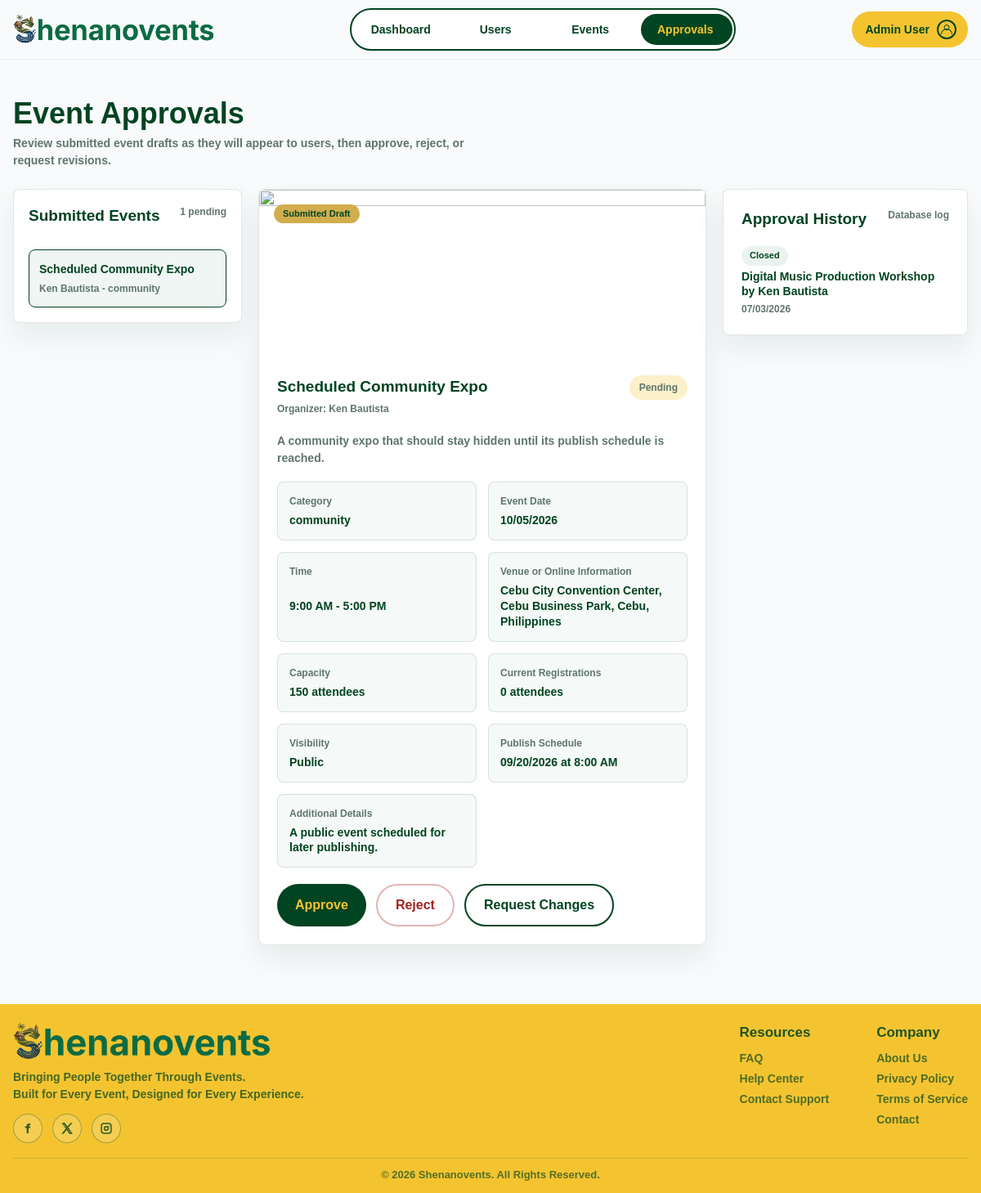
Page /admin/admin-approvals.php (signed in) on the committed database.
### tables this page shows
CREATE TABLE events (
    event_id INT AUTO_INCREMENT PRIMARY KEY,
    event_title VARCHAR(150) NOT NULL,
    event_summary VARCHAR(255) NULL,
    event_description TEXT NOT NULL,
    event_tags VARCHAR(255) NULL,
    event_category VARCHAR(80) NULL,
    event_type VARCHAR(30) NOT NULL DEFAULT 'physical',
    event_location VARCHAR(150) NOT NULL,
    event_country VARCHAR(100) NOT NULL DEFAULT 'Philippines',
    event_province VARCHAR(100) NULL,
    event_city VARCHAR(100) NULL,
    event_address VARCHAR(255) NULL,
    event_venue VARCHAR(150) NULL,
    online_link VARCHAR(255) NULL,
    online_platform VARCHAR(100) NULL,
    event_date DATE NOT NULL,
    event_time TIME NOT NULL,
    event_end_time TIME NULL,
    capacity INT NOT NULL,
    banner_image VARCHAR(255) NULL,
    visibility VARCHAR(30) NOT NULL DEFAULT 'public',
    audience VARCHAR(100) NULL,
    private_access_key VARCHAR(20) NULL UNIQUE,
    publish_date DATE NULL,
    publish_time TIME NULL,
    status VARCHAR(30) NOT NULL DEFAULT 'open',
    created_by INT NOT NULL,
    created_at DATETIME NOT NULL DEFAULT CURRENT_TIMESTAMP,
    CONSTRAINT fk_events_created_by
        FOREIGN KEY (created_by)
        REFERENCES users(user_id)
        ON UPDATE CASCADE
        ON DELETE RESTRICT
);

### includes/admin-event-data.php (called while the page is built, shortened)
<?php
function admin_event_status_label($status)
{
    $status = trim((string) $status);
    return ucwords(str_replace(['_', '-'], ' ', strtolower($status)));
}
function admin_event_format_date($date)
{
    $timestamp = strtotime((string) $date);
    return $timestamp ? date('m/d/Y', $timestamp) : 'N/A';
}
function admin_event_format_time($time)
{
    $timestamp = strtotime((string) $time);
    return $timestamp ? date('g:i A', $timestamp) : 'N/A';
}
function admin_event_format_time_range($start_time, $end_time)
{
    $start = admin_event_format_time($start_time);
    $end = admin_event_format_time($end_time);
    return $end === 'N/A' ? $start : $start . ' - ' . $end;
}
function admin_event_publish_label($event)
{
    $publish_date = trim((string) ($event['publish_date'] ?? ''));
    $publish_time = trim((string) ($event['publish_time'] ?? ''));
    $label = admin_event_format_date($publish_date);
    if ($publish_time !== '') {
        $label .= ' at ' . admin_event_format_time($publish_time);
    }
    return $label;
}
function admin_event_banner_src($event, $base_path = '../')
{
    $banner_image = trim((string) ($event['banner_image'] ?? ''));
    return $base_path . 'assets/images/events/hero-event.png';
}
function admin_event_location_label($event)
{
    $event_type = strtolower(trim((string) ($event['event_type'] ?? '')));
    $location_parts = array_filter([
        $event['event_venue'] ?? '',
        $event['event_address'] ?? '',
        $event['event_city'] ?? '',
        $event['event_country'] ?? '',
    ]);
    if (!empty($location_parts)) {
        return implode(', ', $location_parts);
    }
    return $event['event_location'] ?? 'N/A';
}
function admin_event_fetch_events($conn, $status_filter = '')
{
    $events = [];
    $status_filter = strtolower(trim((string) $status_filter));
    $sql = 'SELECT e.event_id, e.event_title, e.event_summary, e.event_description, e.event_tags,
                   e.event_category, e.event_type, e.event_location, e.event_country,
                   e.event_province, e.event_city, e.event_address, e.event_venue,
                   e.online_link, e.online_platform, e.event_date, e.event_time,
                   e.event_end_time, e.capacity, e.banner_image, e.visibility,
                   e.audience, e.publish_date, e.publish_time, e.status,
                   e.created_by, e.created_at,
                   CONCAT(organizer.first_name, " ", organizer.last_name) AS organizer_name,
                   organizer.email AS organizer_email,
                   COALESCE((
                        SELECT SUM(active_reg.attendee_count)
                        FROM registrations active_reg
                        WHERE active_reg.event_id = e.event_id
                        AND active_reg.registration_status = "registered"
                   ), 0) AS registered_count
            FROM events e
            INNER JOIN users organizer ON organizer.user_id = e.created_by';
    if ($status_filter !== '') {
        $sql .= ' WHERE LOWER(e.status) = ?';
    }
    $sql .= ' ORDER BY
                CASE WHEN LOWER(e.status) = "pending" THEN 0 ELSE 1 END,
                e.created_at DESC,
                e.event_date ASC,
                e.event_time ASC';
    $stmt = mysqli_prepare($conn, $sql);
    if ($status_filter !== '') {
        mysqli_stmt_bind_param($stmt, 's', $status_filter);
    }
    mysqli_stmt_execute($stmt);
    $result = mysqli_stmt_get_result($stmt);
    while ($row = mysqli_fetch_assoc($result)) {
        $row['registered_count'] = (int) ($row['registered_count'] ?? 0);
        $row['capacity'] = (int) ($row['capacity'] ?? 0);
        $events[] = $row;
    }
    return $events;
}
function admin_event_fetch_recent_activity($conn, $limit = 5)
{
    $limit = max(1, min(10, (int) $limit));
    $events = [];
    $sql = 'SELECT e.event_title, e.status, e.created_at,
                   CONCAT(organizer.first_name, " ", organizer.last_name) AS organizer_name
            FROM events e
            INNER JOIN users organizer ON organizer.user_id = e.created_by
            WHERE LOWER(e.status) IN ("approved", "published", "rejected", "closed", "cancelled")
            ORDER BY e.created_at DESC
            LIMIT ' . $limit;
    $result = mysqli_query($conn, $sql);
    while ($row = mysqli_fetch_assoc($result)) {
        $events[] = $row;
    }
    return $events;
}

### admin/admin-approvals.php (the view, shortened to what this page needs)
<?php
require_once __DIR__ . '/../includes/admin-check.php';
require_once __DIR__ . '/../includes/admin-event-data.php';
$submitted_events = admin_event_fetch_events($conn, 'pending');
$recent_events = admin_event_fetch_recent_activity($conn, 5);
$first_event = $submitted_events[0] ?? null;
require_once __DIR__ . '/../includes/header.php';
?>
<section class="admin-page" aria-labelledby="approvalsTitle">
    <div class="admin-section">
        <div class="dashboard-title-row">
            <div>
                <h1 id="approvalsTitle">Event Approvals</h1>
                <p>Review submitted event drafts as they will appear to users, then approve, reject, or request revisions.</p>
            </div>
        </div>
        <div class="admin-approval-layout" data-approval-workspace>
            <aside class="dashboard-card admin-approval-list" aria-label="Submitted events">
                <div class="dashboard-card-header">
                    <h2>Submitted Events</h2>
                    <span><?php echo count($submitted_events); ?> pending</span>
                </div>
                <?php foreach ($submitted_events as $index => $event): ?>
                    <?php
                    $event_location = admin_event_location_label($event);
                    $event_time = admin_event_format_time_range($event['event_time'], $event['event_end_time']);
                    $banner_src = admin_event_banner_src($event, '../');
                    ?>
                    <button
                        class="<?php echo $index === 0 ? 'active' : ''; ?>"
                        type="button"
                        data-review-select="<?php echo $index; ?>"
                        data-event-id="<?php echo (int) $event['event_id']; ?>"
                        data-title="<?php echo htmlspecialchars($event['event_title'], ENT_QUOTES, 'UTF-8'); ?>"
                        data-organizer="<?php echo htmlspecialchars($event['organizer_name'], ENT_QUOTES, 'UTF-8'); ?>"
                        data-category="<?php echo htmlspecialchars($event['event_category'] ?? 'Uncategorized', ENT_QUOTES, 'UTF-8'); ?>"
                        data-date="<?php echo htmlspecialchars(admin_event_format_date($event['event_date']), ENT_QUOTES, 'UTF-8'); ?>"
                        data-time="<?php echo htmlspecialchars($event_time, ENT_QUOTES, 'UTF-8'); ?>"
                        data-location="<?php echo htmlspecialchars($event_location, ENT_QUOTES, 'UTF-8'); ?>"
                        data-capacity="<?php echo (int) $event['capacity']; ?>"
                        data-registrations="<?php echo (int) $event['registered_count']; ?>"
                        data-description="<?php echo htmlspecialchars($event['event_description'], ENT_QUOTES, 'UTF-8'); ?>"
                        data-details="<?php echo htmlspecialchars($event['event_summary'] ?? $event['event_tags'] ?? 'No additional details.', ENT_QUOTES, 'UTF-8'); ?>"
                        data-visibility="<?php echo htmlspecialchars(admin_event_status_label($event['visibility']), ENT_QUOTES, 'UTF-8'); ?>"
                        data-publish="<?php echo htmlspecialchars(admin_event_publish_label($event), ENT_QUOTES, 'UTF-8'); ?>"
                        data-banner="<?php echo htmlspecialchars($banner_src, ENT_QUOTES, 'UTF-8'); ?>"
                    >
                        <strong><?php echo htmlspecialchars($event['event_title'], ENT_QUOTES, 'UTF-8'); ?></strong>
                        <span><?php echo htmlspecialchars($event['organizer_name'], ENT_QUOTES, 'UTF-8'); ?> - <?php echo htmlspecialchars($event['event_category'] ?? 'Uncategorized', ENT_QUOTES, 'UTF-8'); ?></span>
                    </button>
                <?php endforeach; ?>
            </aside>
            <article class="dashboard-card admin-review-card">
                <?php if ($first_event): ?>
                    <?php
                    $first_location = admin_event_location_label($first_event);
                    $first_time = admin_event_format_time_range($first_event['event_time'], $first_event['event_end_time']);
                    $first_banner = admin_event_banner_src($first_event, '../');
                    ?>
                    <div class="admin-review-banner">
                        <img src="<?php echo htmlspecialchars($first_banner, ENT_QUOTES, 'UTF-8'); ?>" alt="" data-review-banner>
                        <span class="event-badge">Submitted Draft</span>
                    </div>
                    <div class="admin-review-content">
                        <div class="dashboard-card-header">
                            <div>
                                <h2 data-review-title><?php echo htmlspecialchars($first_event['event_title'], ENT_QUOTES, 'UTF-8'); ?></h2>
                                <span data-review-organizer>Organizer: <?php echo htmlspecialchars($first_event['organizer_name'], ENT_QUOTES, 'UTF-8'); ?></span>
                            </div>
                            <span class="dashboard-status dashboard-status-pending" data-review-status>Pending</span>
                        </div>
                        <p data-review-description><?php echo htmlspecialchars($first_event['event_description'], ENT_QUOTES, 'UTF-8'); ?></p>
                        <div class="admin-review-grid">
                            <div><span>Category</span><strong data-review-category><?php echo htmlspecialchars($first_event['event_category'] ?? 'Uncategorized', ENT_QUOTES, 'UTF-8'); ?></strong></div>
                            <div><span>Event Date</span><strong data-review-date><?php echo htmlspecialchars(admin_event_format_date($first_event['event_date']), ENT_QUOTES, 'UTF-8'); ?></strong></div>
                            <div><span>Time</span><strong data-review-time><?php echo htmlspecialchars($first_time, ENT_QUOTES, 'UTF-8'); ?></strong></div>
                            <div><span>Venue or Online Information</span><strong data-review-location><?php echo htmlspecialchars($first_location, ENT_QUOTES, 'UTF-8'); ?></strong></div>
                            <div><span>Capacity</span><strong data-review-capacity><?php echo (int) $first_event['capacity']; ?> attendees</strong></div>
                            <div><span>Current Registrations</span><strong data-review-registrations><?php echo (int) $first_event['registered_count']; ?> attendees</strong></div>
                            <div><span>Visibility</span><strong data-review-visibility><?php echo htmlspecialchars(admin_event_status_label($first_event['visibility']), ENT_QUOTES, 'UTF-8'); ?></strong></div>
                            <div><span>Publish Schedule</span><strong data-review-publish><?php echo htmlspecialchars(admin_event_publish_label($first_event), ENT_QUOTES, 'UTF-8'); ?></strong></div>
                            <div><span>Additional Details</span><strong data-review-details><?php echo htmlspecialchars($first_event['event_summary'] ?? $first_event['event_tags'] ?? 'No additional details.', ENT_QUOTES, 'UTF-8'); ?></strong></div>
                        </div>
                        <form class="admin-review-actions" action="admin-approvals.php" method="post">
                            <button class="button button-primary" type="submit" name="admin_event_action" value="approve_publish_event">Approve</button>
                            <button class="button button-outline danger" type="submit" name="admin_event_action" value="reject_close_event">Reject</button>
                            <button class="button button-outline" type="button" data-request-changes>Request Changes</button>
                        </form>
                    </div>
                <?php endif; ?>
            </article>
            <aside class="dashboard-card admin-history-card">
                <div class="dashboard-card-header">
                    <h2>Approval History</h2>
                    <span>Database log</span>
                </div>
                <div class="admin-activity-list" data-approval-history>
                    <?php foreach ($recent_events as $event): ?>
                        <div class="admin-activity-item">
                            <span><?php echo htmlspecialchars(admin_event_status_label($event['status']), ENT_QUOTES, 'UTF-8'); ?></span>
                            <strong><?php echo htmlspecialchars($event['event_title'], ENT_QUOTES, 'UTF-8'); ?> by <?php echo htmlspecialchars($event['organizer_name'], ENT_QUOTES, 'UTF-8'); ?></strong>
                            <small><?php echo htmlspecialchars(admin_event_format_date($event['created_at']), ENT_QUOTES, 'UTF-8'); ?></small>
                        </div>
                    <?php endforeach; ?>
                </div>
            </aside>
        </div>
    </div>
</section>
<?php require_once __DIR__ . '/../includes/footer.php'; ?>

### rows in the picture
events: event_title "Scheduled Community Expo", organizer_name "Ken Bautista", event_category "community", event_description "A community expo that should stay hidden until its publish schedule is reached.", event_date "10/05/2026", first_time "9:00 AM - 5:00 PM", capacity "150", visibility "Public", admin_event_publish_label($first_event) "09/20/2026 at 8:00 AM", event_summary "A public event scheduled for later publishing."
events: status "Closed", event_title "Digital Music Production Workshop", organizer_name "Ken Bautista", created_at "07/03/2026"

### other values in the picture
$safe_display_user_name "Admin User"
count($submitted_events) "1"
$first_event['organizer_name'] "Ken Bautista"
$first_location "Cebu City Convention Center, Cebu Business Park, Cebu, Philippines"
$first_event['registered_count'] "0"
